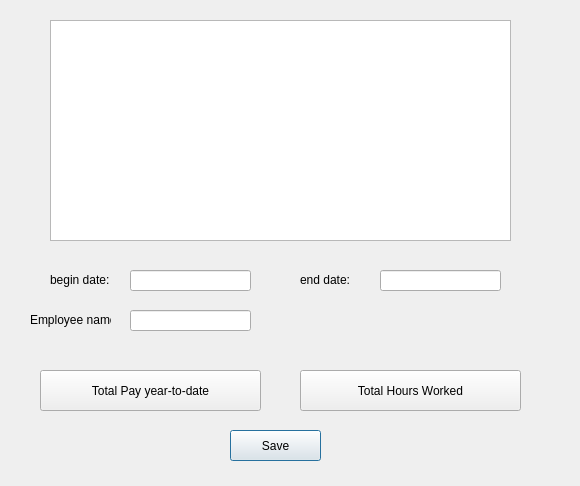
<?xml version="1.0" encoding="UTF-8"?>
<ui version="4.0">
 <class>AdmReport</class>
 <widget class="QDialog" name="AdmReport">
  <property name="geometry">
   <rect>
    <x>0</x>
    <y>0</y>
    <width>580</width>
    <height>486</height>
   </rect>
  </property>
  <property name="windowTitle">
   <string>Dialog</string>
  </property>
  <widget class="QPushButton" name="buttonSave">
   <property name="geometry">
    <rect>
     <x>230</x>
     <y>430</y>
     <width>91</width>
     <height>31</height>
    </rect>
   </property>
   <property name="text">
    <string>Save</string>
   </property>
  </widget>
  <widget class="QLabel" name="label">
   <property name="geometry">
    <rect>
     <x>50</x>
     <y>270</y>
     <width>71</width>
     <height>20</height>
    </rect>
   </property>
   <property name="text">
    <string>begin date:</string>
   </property>
  </widget>
  <widget class="QLineEdit" name="lineEditBegin">
   <property name="geometry">
    <rect>
     <x>130</x>
     <y>270</y>
     <width>121</width>
     <height>21</height>
    </rect>
   </property>
  </widget>
  <widget class="QTextEdit" name="textEdit">
   <property name="geometry">
    <rect>
     <x>50</x>
     <y>20</y>
     <width>461</width>
     <height>221</height>
    </rect>
   </property>
  </widget>
  <widget class="QLabel" name="label_2">
   <property name="geometry">
    <rect>
     <x>300</x>
     <y>270</y>
     <width>71</width>
     <height>20</height>
    </rect>
   </property>
   <property name="text">
    <string>end date:</string>
   </property>
  </widget>
  <widget class="QPushButton" name="buttonYear">
   <property name="geometry">
    <rect>
     <x>40</x>
     <y>370</y>
     <width>221</width>
     <height>41</height>
    </rect>
   </property>
   <property name="text">
    <string>Total Pay year-to-date</string>
   </property>
  </widget>
  <widget class="QLineEdit" name="lineEditEnd">
   <property name="geometry">
    <rect>
     <x>380</x>
     <y>270</y>
     <width>121</width>
     <height>21</height>
    </rect>
   </property>
  </widget>
  <widget class="QPushButton" name="buttonHour">
   <property name="geometry">
    <rect>
     <x>300</x>
     <y>370</y>
     <width>221</width>
     <height>41</height>
    </rect>
   </property>
   <property name="text">
    <string>Total Hours Worked</string>
   </property>
  </widget>
  <widget class="QLineEdit" name="lineEditName">
   <property name="geometry">
    <rect>
     <x>130</x>
     <y>310</y>
     <width>121</width>
     <height>21</height>
    </rect>
   </property>
  </widget>
  <widget class="QLabel" name="label_3">
   <property name="geometry">
    <rect>
     <x>30</x>
     <y>310</y>
     <width>81</width>
     <height>20</height>
    </rect>
   </property>
   <property name="text">
    <string>Employee name:</string>
   </property>
  </widget>
 </widget>
 <resources/>
 <connections/>
</ui>
